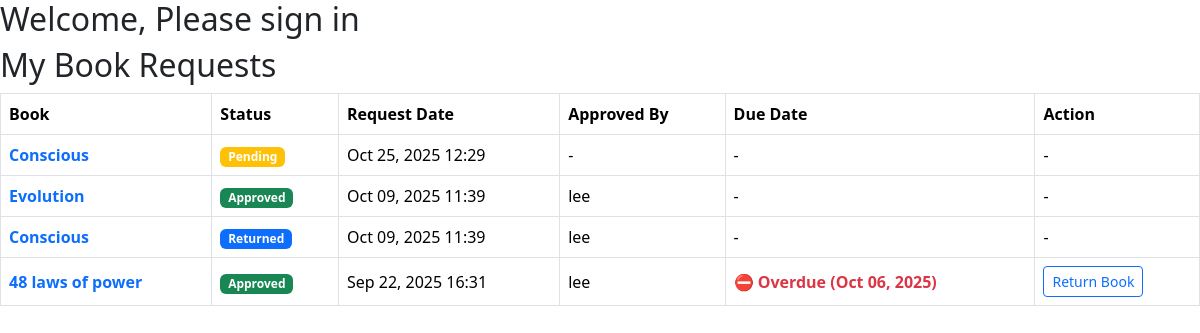
The app's page /library/my-requests/ (signed in) with its own data.
### library_app/models.py (models this page shows, shortened)
class BookRequest(models.Model):
    STATUS_CHOICES = (
        ('pending', 'Pending'),
        ('approved', 'Approved'),
        ('rejected', 'Rejected'),
        ('returned', 'Returned'),
    )
    user = models.ForeignKey(User, on_delete=models.CASCADE)
    book = models.ForeignKey(Book, on_delete=models.CASCADE)
    request_date = models.DateTimeField(default=timezone.now)
    status = models.CharField(max_length=10, choices=STATUS_CHOICES, default='pending')
    approved_by = models.ForeignKey(User, on_delete=models.SET_NULL, null=True, blank=True, related_name='approved_requests')

class Book(models.Model):
    title = models.CharField(max_length=255)
    author = models.CharField(max_length=255)
    isbn = models.CharField(max_length=13, unique=True)
    category = models.CharField(max_length=100)
    description = models.TextField(blank=True)  # NEW field
    total_copies = models.PositiveIntegerField()
    available_copies = models.PositiveIntegerField()
    added_by = models.ForeignKey(User, on_delete=models.SET_NULL, null=True, blank=True)  # NEW field
    publisher = models.ForeignKey('Publisher', on_delete=models.SET_NULL, null=True, blank=True)  # NEW field
    created_at = models.DateTimeField(auto_now_add=True)
    updated_at = models.DateTimeField(auto_now=True)

class IssuedBook(models.Model):
    user = models.ForeignKey(User, on_delete=models.CASCADE)
    book = models.ForeignKey(Book, on_delete=models.CASCADE)
    request = models.OneToOneField('BookRequest', on_delete=models.SET_NULL, null=True, blank=True)
    issue_date = models.DateField(default=timezone.now)
    due_date = models.DateField()
    return_date = models.DateField(null=True, blank=True)

### library_app/views.py (the view)
# urls.py: path('my-requests/', my_requests, name='my_requests'),
@login_required
def my_requests(request):
    requests = BookRequest.objects.filter(user=request.user).order_by('-request_date')
    for req in requests:
        req.issued_book = IssuedBook.objects.filter(
            user=request.user,
            book=req.book,
            return_date__isnull=True
        ).first()
    context = {
        'requests': requests,
        'today': timezone.now().date(),  # ✅ ADD THIS LINE
    }
    return render(request, 'library_app/my_requests.html', context)

### library_app/templates/library_app/my_requests.html (shortened to what this page needs)
{% extends 'base.html' %}
{% block content %}
<h2>My Book Requests</h2>
{% if requests %}
<table class="table table-bordered align-middle">
  <thead>
    <tr>
      <th>Book</th>
      <th>Status</th>
      <th>Request Date</th>
      <th>Approved By</th>
      <th>Due Date</th>
      <th>Action</th>
    </tr>
  </thead>
  <tbody>
    {% for req in requests %}
    <tr>
      <td>
        <a href="{% url 'book_detail' req.book.id %}" class="text-decoration-none fw-semibold">
          {{ req.book.title }}
        </a>
      </td>
      <td>
        {% if req.status == 'pending' %}
          <span class="badge bg-warning">{{ req.status|title }}</span>
        {% elif req.status == 'approved' %}
          <span class="badge bg-success">{{ req.status|title }}</span>
        {% elif req.status == 'returned' %}
          <span class="badge bg-primary">{{ req.status|title }}</span>
        {% else %}
          <span class="badge bg-danger">{{ req.status|title }}</span>
        {% endif %}
      </td>
      <td>{{ req.request_date|date:"M d, Y H:i" }}</td>
      <td>{% if req.approved_by %}{{ req.approved_by.username }}{% else %}-{% endif %}</td>
      <td>
        {% if req.issued_book %}
          {% if req.issued_book.due_date < today %}
            <span class="text-danger fw-bold">⛔ Overdue ({{ req.issued_book.due_date|date:"M d, Y" }})</span>
          {% elif req.issued_book.due_date <= today|add:"3" %}
            <span class="text-warning fw-semibold">⚠️ Due Soon ({{ req.issued_book.due_date|date:"M d, Y" }})</span>
          {% else %}
            <span class="text-success">{{ req.issued_book.due_date|date:"M d, Y" }}</span>
          {% endif %}
        {% else %}
          -
        {% endif %}
      </td>
      <td>
        {% if req.status == 'approved' and req.issued_book %}
          <form method="post" action="{% url 'return_book' req.issued_book.id %}">
            <button type="submit" class="btn btn-sm btn-outline-primary">
              Return Book
            </button>
          </form>
        {% else %}
          -
        {% endif %}
      </td>
    </tr>
    {% endfor %}
  </tbody>
</table>
{% else %}
<p>You have not requested any books yet.</p>
{% endif %}
{% endblock %}

### records on screen
BookRequest: book "Conscious", status "Pending", request_date "Oct 25, 2025 12:29"
BookRequest: book "Evolution", status "Approved", request_date "Oct 09, 2025 11:39", approved_by.username "lee"
BookRequest: book "Conscious", status "Returned", request_date "Oct 09, 2025 11:39", approved_by.username "lee"
BookRequest: book "48 laws of power", status "Approved", request_date "Sep 22, 2025 16:31", approved_by.username "lee", issued_book.due_date "Oct 06, 2025", shows "Return Book"
